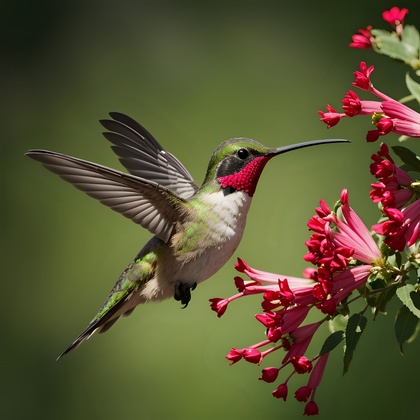
%> input picture square.jpg, 420 x 420 px, shrunk from 1920 x 1920 before the run
$ octave task_5_2.m   (GNU Octave 9; MATLAB toolbox functions it lacks are replaced by stand-ins)
%> lines starting %> are read from the running program, lines starting %| are printed output that depends on the picture
### Section 5.2/creatematrix.m
%% Task 5.2.10 (Matrix S of any size)

function S = creatematrix(n)
%> called with n = 5
    %Inputs: n (number) the size of the nxn square matrix
    %Outputs: S (matrix) produces the requested matrix size

    % Initialize the matrix
    S = zeros(n);

    % Use a single loop structure for clarity and efficiency in MATLAB:
    for i = 1:n
        for j = 1:n
            S(i,j) = sqrt(2/n) * sin(pi*(i-0.5)*(j-0.5)/n);
        end
    end
end

### Section 5.2/task_5_2.m
%% Task 5.2.11 (Verify that S=S^-1)

S1 = creatematrix(5);
A = S1*S1;
disp("The result of S*S is")
disp(A)

%% Task 5.2.12 (Reverse DST)

% Because S=S^-1, SYS=x_g
% To prove, Y=S(x_g)S so SYS=S^2(x_g)S^2=I(x_g)I=x_g

%% Task 5.2.13 (JPEG-like Compression on square.jpg)

x=imread('../square.jpg');
%> x is the input picture: size 420x420x3 uint8; mean R, G, B 89.7, 84.6, 51.3
x_double=double(x);

x_r=x_double(:,:,1);
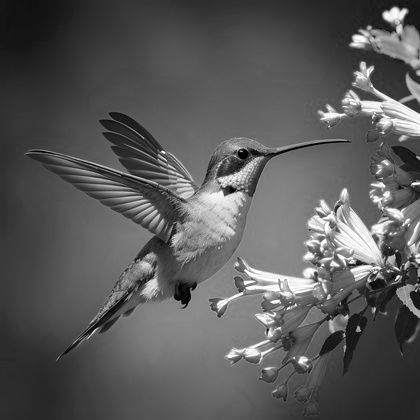
%> x_r: size 420x420 double; min 0, max 255, mean 89.7
x_gr=x_double(:,:,2);
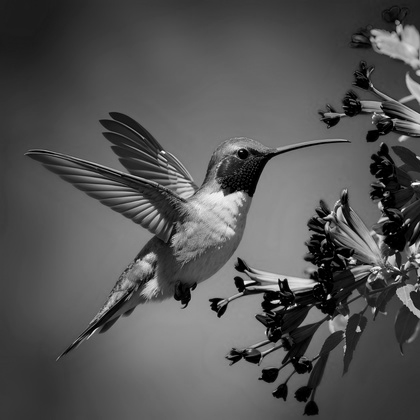
%> x_gr: size 420x420 double; min 0, max 255, mean 84.6
x_b=x_double(:,:,3);
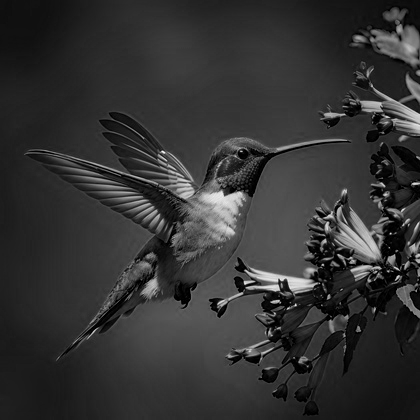
%> x_b: size 420x420 double; min 0, max 250, mean 51.3

n=length(x);
%> n = 420
S = zeros(n);

for i = 1:n
    for j = 1:n
        S(i,j) = sqrt(2/n) * sin(pi*(i-0.5)*(j-0.5)/n);
    end
end
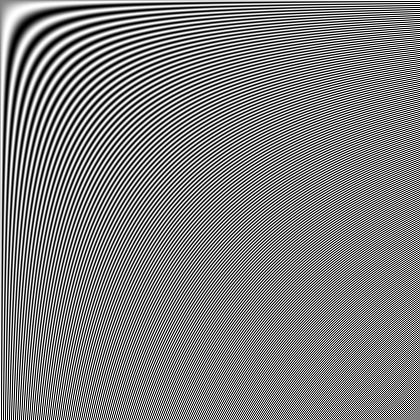
%> S: size 420x420 double; min -0.069, max 0.069, mean 0.000431; drawn with min black and max white

p=0.05;

for k=1:8

    p=1/2^(k-1);
    y_r=S*x_r*S;
    for i = 1:n
        for j = 1:n
            if (i+j > p*2*n)
            y_r(i,j) = 0;
            end
        end
    end
    x_r=S*y_r*S;

    y_gr=S*x_gr*S;
    for i = 1:n
        for j = 1:n
            if (i+j > p*2*n)
            y_gr(i,j) = 0;
            end
        end
    end
    x_gr=S*y_gr*S;

    y_b=S*x_b*S;
    for i = 1:n
        for j = 1:n
            if (i+j > p*2*n)
            y_b(i,j) = 0;
            end
        end
    end

    x_b=S*y_b*S;

    x_comp=cat(3,x_r,x_gr,x_b);
    imwrite(uint8(x_comp), sprintf('square_compressed_p_%.2f.jpg', p))

    y_trans=cat(3,y_r,y_gr,y_b);

    nnz_list(k,1)=p;
    nnz_list(k,2)=nnz(y_trans);

    size_list(k,1)=p;
    size_list(k,2) = dir(sprintf('square_compressed_p_%.2f.jpg', p)).bytes;
    comp_ratio = (size_list(1,2) / size_list(k, 2));
    size_list(k, 3) = comp_ratio;
end

%% Task 5.2.14 (Best p value)

%> (the run ends here)
